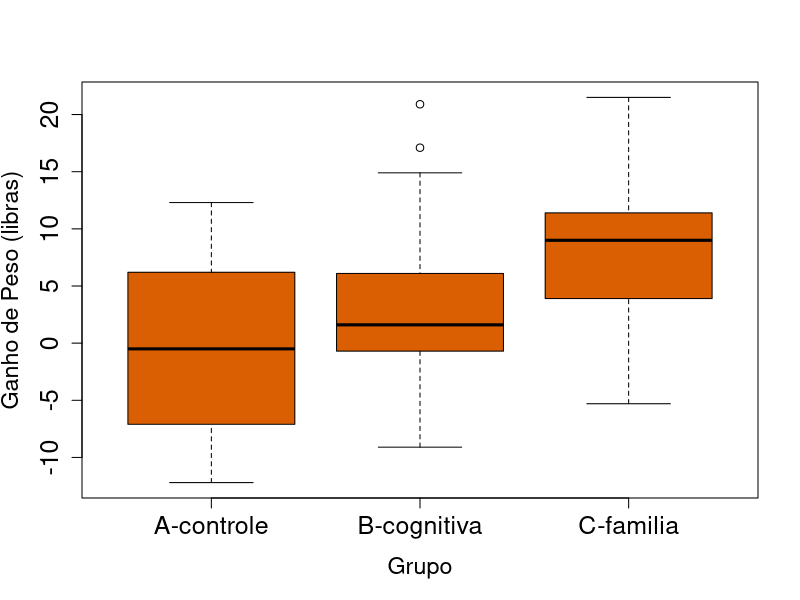
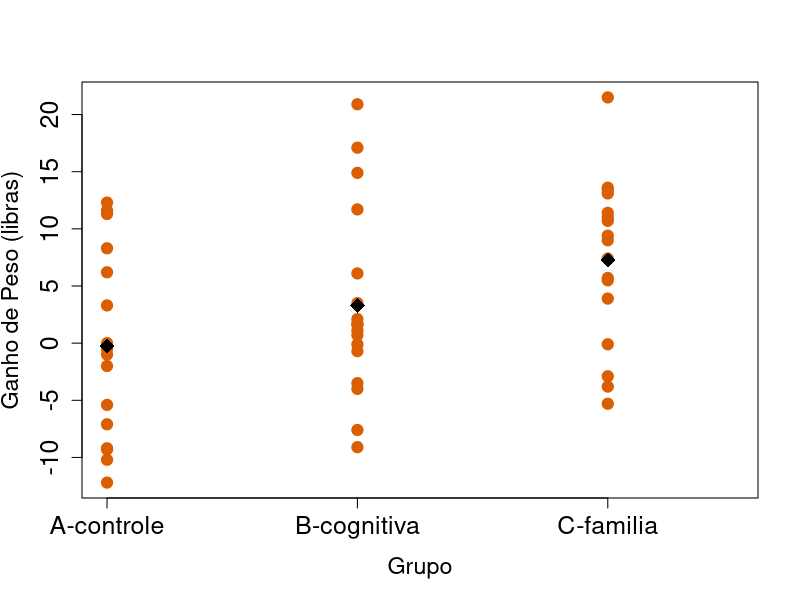
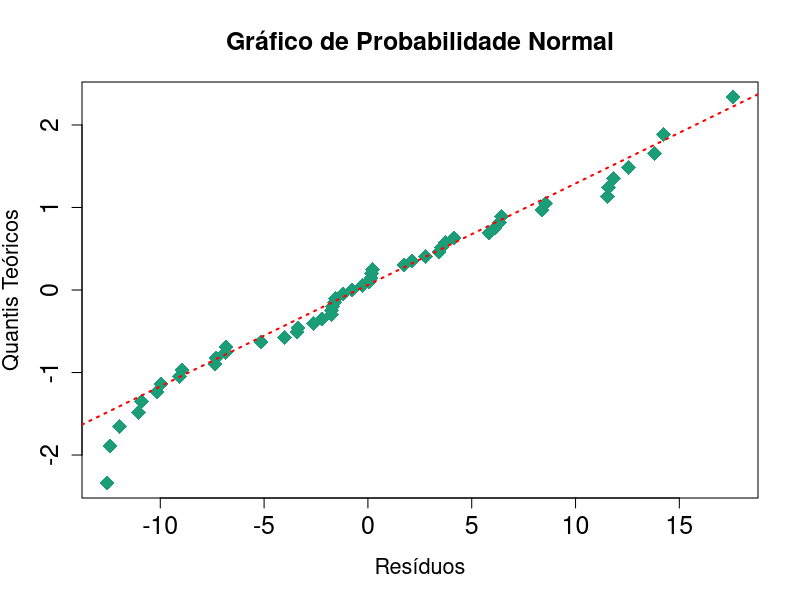
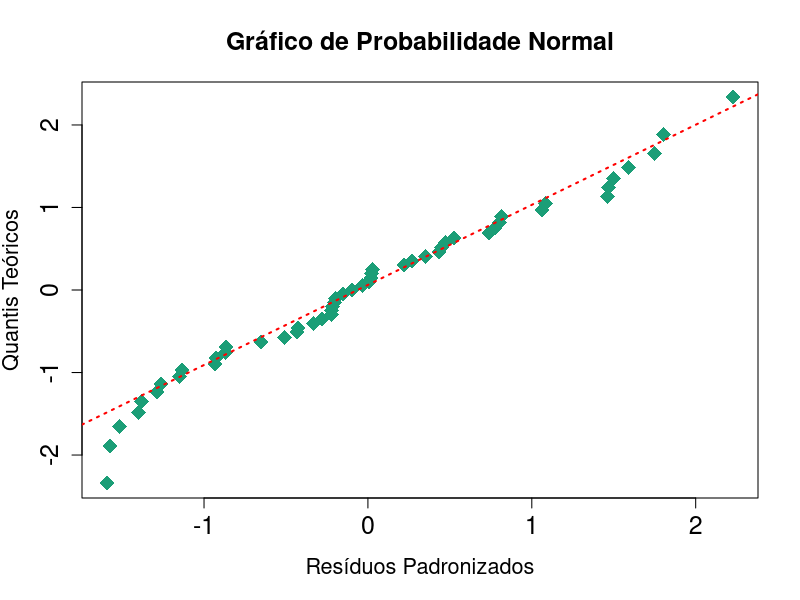
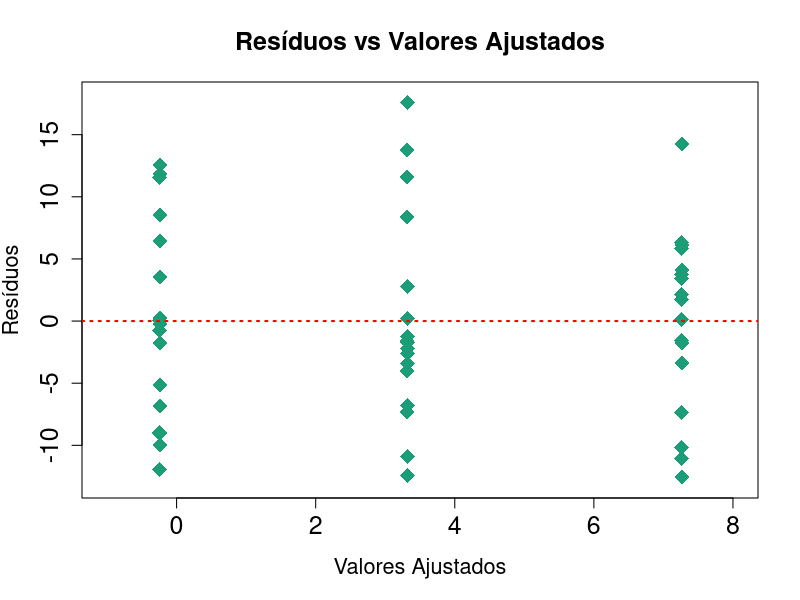
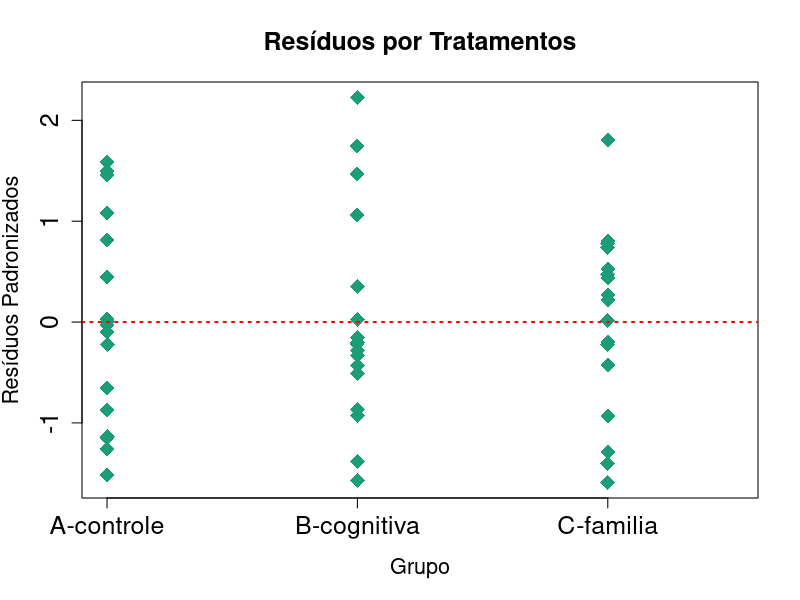
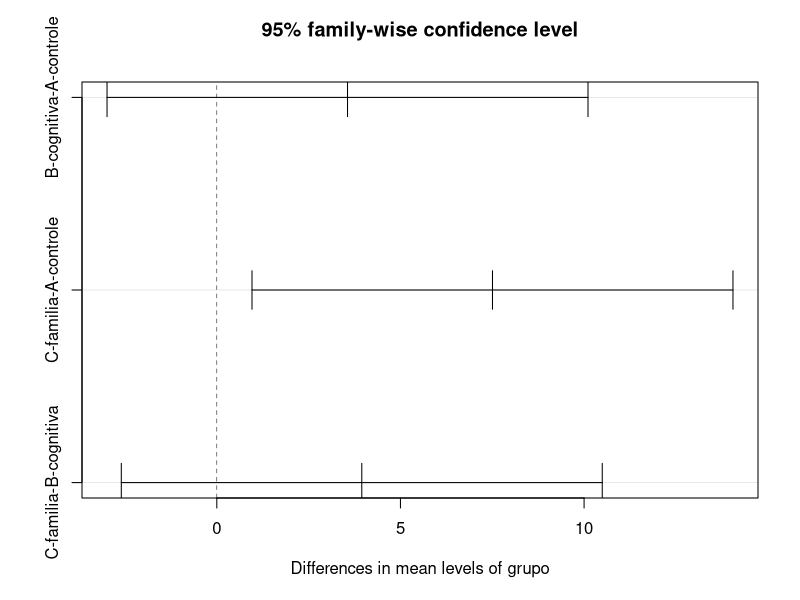

Write R code to recreate these figures, in order.
######################
## Exemplo Anorexia ##
######################

library(RColorBrewer)
mycol <- brewer.pal(8, "Dark2")
## display.brewer.pal(8, "Dark2")

setwd("~/Dropbox/Unicamp/Graduacao/2015S2/ME623_2s2015/Aulas/Exemplos/")
dados <- read.table("DadosAnorexia.txt", header=TRUE)
ybar_i <- aggregate(dados$ganho, by=list(dados$grupo), FUN=mean)$x
ys_i <- aggregate(dados$ganho, by=list(dados$grupo), FUN=sd)$x

pdf("Figuras/Anorexia_boxplot.pdf")
boxplot(ganho ~ factor(grupo), col=mycol[2], data=dados, 
        xlab="Grupo", ylab="Ganho de Peso (libras)", 
        cex.lab=1.4, cex.axis=1.5)
dev.off()

pdf("Figuras/Anorexia_dotplot.pdf")
stripchart(ganho ~ grupo, data=dados, method="stack",
           vertical=TRUE, jitter=0, xlab="Grupo", 
           ylab="Ganho de Peso (libras)", cex.lab=1.4, cex.axis=1.5,
           pch=19, cex=1.5, col=mycol[2])
stripchart(ybar_i ~ unique(grupo), data=dados, method="stack", vertical=TRUE, 
           jitter=0, pch=18, cex=2, add=TRUE)
dev.off()

## ANOVA
fit <- lm(ganho ~ grupo, data=dados)
anova(fit)
## xtable(fit)
mse <- anova(fit)[3][2,1]

## Análise dos Resíduos
## plot(fit, col="red")

pdf("Figuras/Anorexia_qqplot.pdf")
qqnorm(fit$residuals, datax=TRUE, col=mycol[1], pch=18, cex=2, cex.main=1.5, cex.lab=1.3, cex.axis=1.5, 
       main="Gráfico de Probabilidade Normal", ylab="Resíduos", xlab="Quantis Teóricos")
qqline(fit$residuals, datax=TRUE, lwd=2, lty=3, col="red")
dev.off()

st.residuals <- residuals(fit)/sqrt(mse)
pdf("Figuras/Anorexia_qqplotst.pdf")
qqnorm(st.residuals, datax=TRUE, col=mycol[1], pch=18, cex=2, cex.main=1.5, cex.lab=1.3, cex.axis=1.5, 
       main="Gráfico de Probabilidade Normal", ylab="Resíduos Padronizados", xlab="Quantis Teóricos")
qqline(st.residuals, datax=TRUE, lwd=2, lty=3, col="red")
dev.off()

pdf("Figuras/Anorexia_ResiduosXAjustados.pdf")
plot(residuals(fit) ~ fitted(fit), col=mycol[1], pch=18, cex=2, 
     cex.main=1.5, cex.lab=1.3, cex.axis=1.5, xlab="Valores Ajustados",
     ylab="Resíduos", main="Resíduos vs Valores Ajustados", xlim=c(-1, 8), ylim=c(-13, 18))
abline(h=0, lwd=2, lty=3, col="red")
dev.off()

pdf("Figuras/Anorexia_ResiduosXNiveis.pdf")
stripchart(st.residuals ~ factor(grupo), data=dados, method="stack",
           vertical=TRUE, jitter=0, xlab="Grupo", ylab="Resíduos Padronizados", 
           pch=18, cex=2, cex.main=1.5, cex.lab=1.3, cex.axis=1.5, col=mycol[1],
           main="Resíduos por Tratamentos")
abline(h=0, lwd=2, lty=3, col="red")
dev.off()

bartlett.test(ganho ~ factor(grupo), data=dados)

pairwise.t.test(dados$ganho, dados$grupo)

t.test(ganho[1:34] ~ grupo[1:34], var.equal=TRUE, data=dados)

pairwise.t.test(dados$ganho, dados$grupo, p.adjust="bonferroni")

testTukey <- TukeyHSD(aov(ganho ~ grupo, data=dados))
pdf("Figuras/Anorexia_TukeyTest.pdf")
  plot(testTukey)
dev.off()
